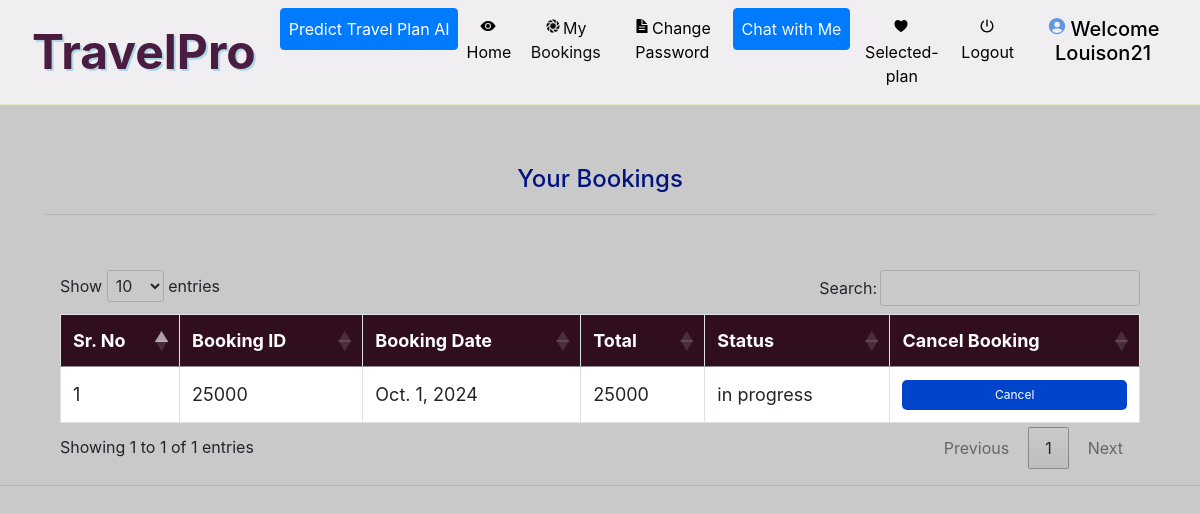
The app's page /view_booking (signed in), older data.
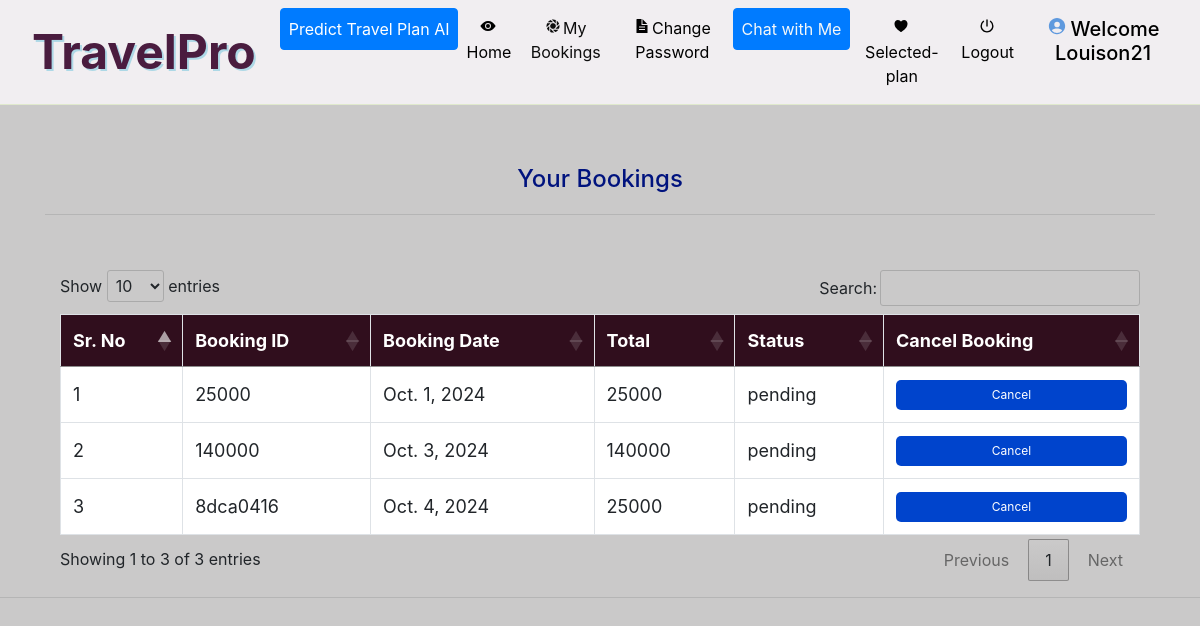
The same page, newer data.
### grocery/models.py (models this page shows, shortened)
class Booking(models.Model):
    status = models.ForeignKey(Status, on_delete=models.CASCADE, null=True)
    profile = models.ForeignKey(Profile, on_delete=models.CASCADE, null=True)
    booking_id = models.CharField(max_length=200, null=True)
    quantity = models.IntegerField(null=True)
    book_date = models.DateField(null=True)
    total = models.IntegerField(null=True)
    product = models.ForeignKey(Product, on_delete=models.CASCADE, null=True)

class Status(models.Model):
    name = models.CharField(max_length=20, null=True)
    def __str__(self):
        return self.name

### grocery/views.py (the view)
# urls.py: path('view_booking', View_Booking, name='view_booking'),
def View_Booking(request):
    if not request.user.is_authenticated:
        return redirect('login')
    user = User.objects.get(id=request.user.id)
    profile = Profile.objects.get(user=user)
    cart = Cart.objects.filter(profile=profile)
    book = Booking.objects.filter(profile=profile)
    pro = recommended_product(request)
    num1 = 0
    for i in cart:
        num1 += 1
    d = {'book': book, 'num1': num1, 'pro': pro}
    return render(request, 'view_booking.html', d)

### grocery/views.py (called while the page is built)
def recommended_product(request):
    user = User.objects.get(id=request.user.id)
    profile = Profile.objects.get(user=user)
    book = Booking.objects.filter(profile=profile).order_by('-id')[:2]
    recommend = []
    for i in book:
        recommend += i.booking_id.split('.')[1:]
    pro1 = Product.objects.filter(id__in=recommend)
    cat = []
    for i in pro1:
        if not i.category.id in cat:
            cat.append(i.category.id)
    pro = Product.objects.filter(category__id__in=cat).order_by('?')
    return pro

### grocery/templates/view_booking.html (shortened to what this page needs)
{% extends 'navigation.html' %}
{% block body %}
<div class="container">
  <center>
    <h2>Your Bookings</h2>
    <hr>
  </center>
  <div class="container">
    <table class="table table-bordered" id="myTable">
      <thead>
        <tr>
          <th>Sr. No</th>
          <th>Booking ID</th>
          <th>Booking Date</th>
          <th>Total</th>
          <th>Status</th>
          <th>Cancel Booking</th>
        </tr>
      </thead>
      <tbody>
        {% for i in book %}
        <tr>
          <td>{{ forloop.counter }}</td>
          <td>{{ i.booking_id }}</td>
          <td>{{ i.book_date }}</td>
          <td>{{ i.total }}</td>
          <td>
            {% if i.status == 'Delivered' %}
              Confirmed
            {% else %}
              {{ i.status }}
            {% endif %}
          </td>
          <td>
            <a href="{% url 'delete_booking' i.booking_id i.id %}" onclick="return confirm('Are you sure?')">
              <button class="button1" id="delete">Cancel</button>
            </a>
          </td>
        </tr>
        {% endfor %}
      </tbody>
    </table>
  </div>
</div>
<hr>
{% endblock %}

Row changes from the older to the newer data that the page shows:
changed Booking "Oct. 1, 2024": status "in progress" → "pending"
added Booking: booking_id "140000", book_date "Oct. 3, 2024", total "140000", status "pending"
added Booking: booking_id "8dca0416", book_date "Oct. 4, 2024", total "25000", status "pending"
Text that changed along with them:
text written by a page script: "Show entries Search: Showing 1 to 1 of 1 entries Previous 1 Next" → "Show entries Search: Showing 1 to 3 of 3 entries Previous 1 Next"
